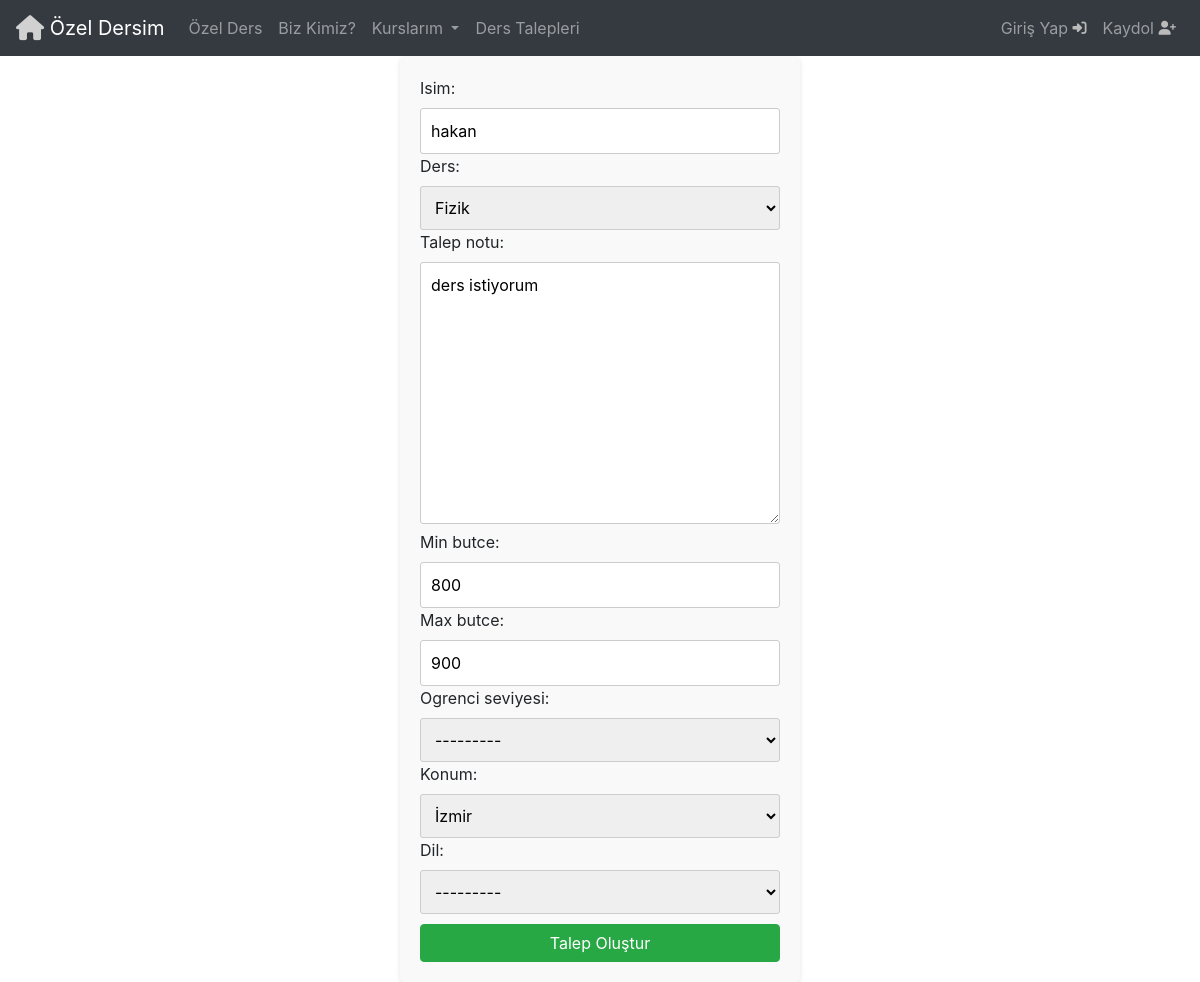
The page /talep_duzenle/37/ on the database as committed earlier.
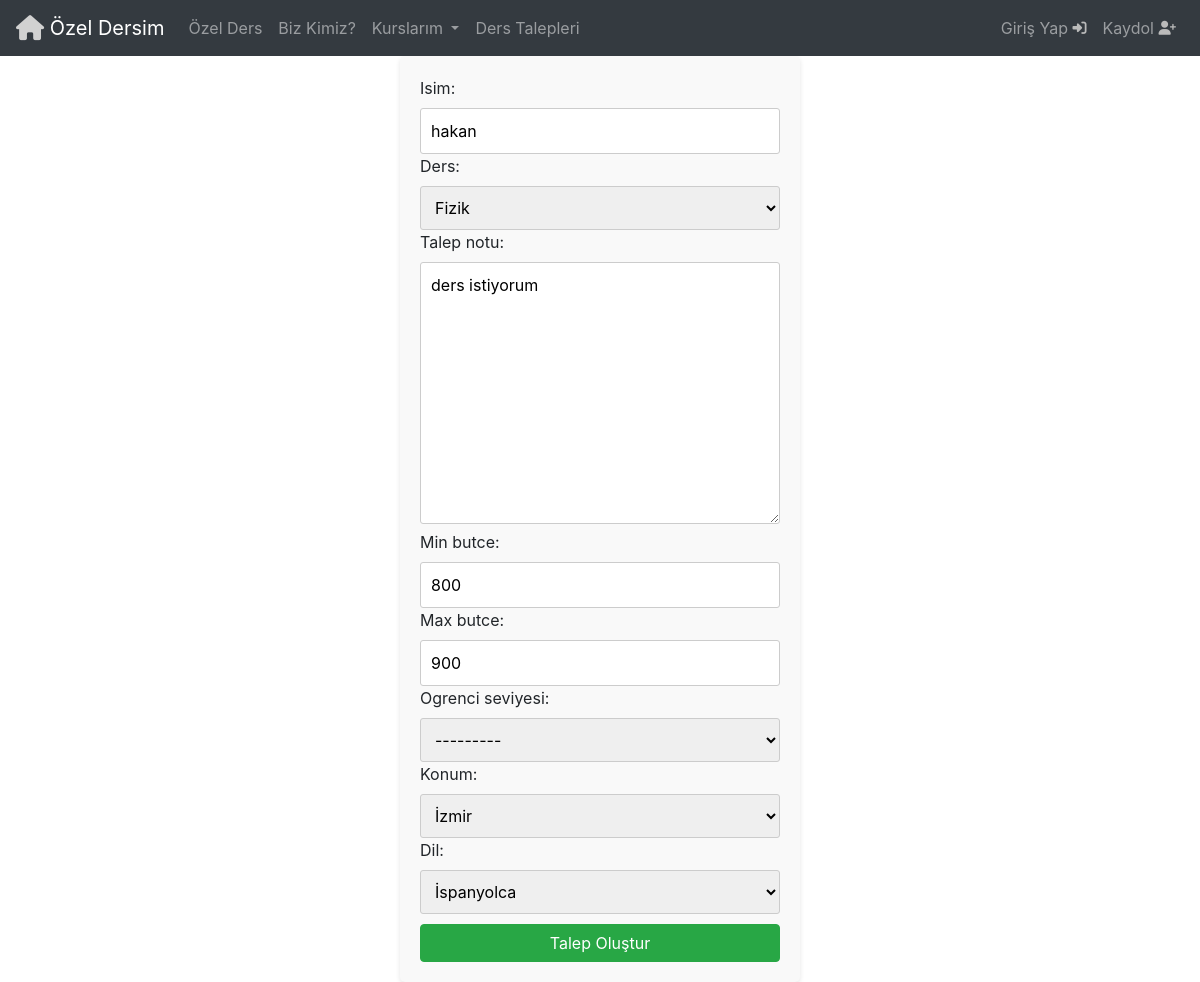
The same page on the database as committed later.
### Base/models.py (models this page shows, shortened)
class DersTalepleri(models.Model):
  seviye = [
    ('İlkokul', 'İlkokul'),
    ('Ortaokul', 'Ortaokul'),
    ('Lise', 'Lise'),
    ('Üniversite', 'Üniversite'),
    ('Yüksek Lisans','Yüksek Lisans'),
  ]
  kullanici = models.ForeignKey(User, on_delete=models.CASCADE)
  isim = models.CharField(max_length=50)
  ders = models.ForeignKey(Ders, on_delete=models.CASCADE)
  talep_notu= models.TextField(max_length=200,null=True,blank=True)
  talep_durumu = models.BooleanField(default=False)
  min_butce = models.IntegerField(validators=[MinValueValidator(0)])
  max_butce = models.IntegerField(validators=[MaxValueValidator(10000)])
  ogrenci_seviyesi = models.CharField(max_length=50,choices=seviye)
  olusturulma_tarihi = models.DateTimeField(auto_now_add=True)
  konum = models.ForeignKey(Sehir, on_delete=models.CASCADE, null=True, blank=True, default=None)
  dil = models.ForeignKey(Dil,on_delete=models.CASCADE,default=None)

### Base/views.py (the view)
# urls.py: path('talep_duzenle/<str:pk>/', views.talep_duzenle, name='TalepDuzenle'),
def talep_duzenle(request, pk):
   ders_talebi = DersTalepleri.objects.get(id=pk)
   if request.method == 'POST':
        min=request.POST.get('min_butce')
        max=request.POST.get('max_butce')
        if max >= min:
           form = DersTalepleriForm(request.POST, instance=ders_talebi)
           if form.is_valid():
             form.save()
             return redirect('DersTalepleri')
        else:
            messages.error(request,'Minimum bütçe aralığı maksimum bütçe aralığından büyük olamaz')
            form = DersTalepleriForm()
   else:
      form = DersTalepleriForm(instance=ders_talebi)
   return render(request, 'TalepOluştur.html', {'form': form})

### Base/formlar.py
class DersTalepleriForm(forms.ModelForm):
    class Meta:
        model = DersTalepleri
        fields = ['isim', 'ders', 'talep_notu', 'min_butce', 'max_butce', 'ogrenci_seviyesi','konum','dil']
    def __init__(self, *args, **kwargs):
        super().__init__(*args, **kwargs)
        for field in self.fields:
            self.fields[field].widget.attrs.update({'class': 'form-input'})

### Base/models.py (called while the page is built)
  def __str__(self):
    return self.dil

  def __str__(self):
    return self.sehir

  def __str__(self) :
    return self.ders

### Templates/TalepOluştur.html (shortened to what this page needs)
{% include 'navbar.html' %}
<!DOCTYPE html>
<html lang="en">
<head>
</head>
<body>
  <div class="form-container">
    <form action="" method="POST">
        {{form}}
        <button type="input" class="btn btn-success btn-block" style="margin-top: 10px;">Talep Oluştur</button>
    </form>
  </div>
</body>
</html>

Rows that differ between the two databases and show on the page:
changed DersTalepleri "hakan": dil "---------" → "İspanyolca"
